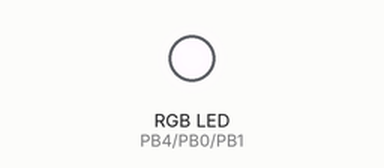
This sketch was run on a simulated ATtiny85, built with avr-gcc and run on an emulated ATtiny85. On the bench: an RGB LED mixed from three pins (HIGH = lit).

Above: at 0.15 s.
At 9.15 s:
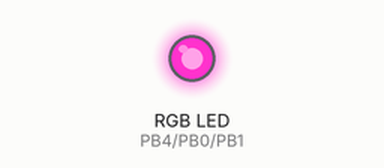
At 18.16 s:
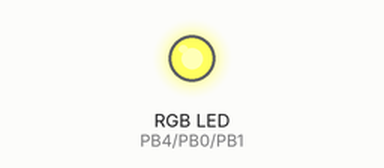
At 36.48 s:
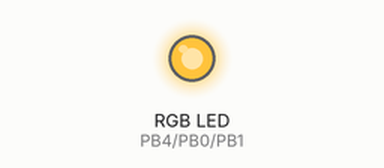
Timing chart, 0 to 40.0 s (numbered marks = the images above):
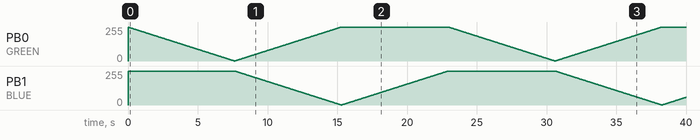

The sketch:

Trinket_miniBoard_LED_RGB_works.ino
```cpp
// Library to set Trinket to 16MHz
#include <avr/power.h>

const byte GREEN = 0;
const byte BLUE = 1;
const byte RED = 4;
const int delayTime = 30; // increase this value to increase the fading time between colors

void setup()
{
  // sets Trinket to 16MHz
  if (F_CPU == 16000000) clock_prescale_set(clock_div_1);

  PWM4_init();

  pinMode(GREEN, OUTPUT);
  pinMode(BLUE, OUTPUT);
  pinMode(RED, OUTPUT);

  digitalWrite(GREEN, HIGH);
  digitalWrite(BLUE, HIGH);
  digitalWrite(RED, HIGH);
}

int redVal;
int blueVal;
int greenVal;

void loop()
{
  redVal = 255; // choose a value between 1 and 255 to change the color.
  blueVal = 0;
  greenVal = 0;
  for(int i = 0; i < 255; i += 1) // fades out of red and into full (i = 255) green
  {
    greenVal += 1;
    redVal -= 1;
    analogWr(GREEN, 255 - greenVal);
    analogWr(RED, 255 - redVal);
    delay(delayTime);
  }

  redVal = 0;
  blueVal = 0;
  greenVal = 255;
  for(int i = 0; i < 255; i += 1)
  {
    blueVal += 1;
    greenVal -= 1;
    analogWr(BLUE, 255 - blueVal);
    analogWr(GREEN, 255 - greenVal);
    delay(delayTime);
  }

  redVal = 0;
  blueVal = 255;
  greenVal = 0;
  for(int i = 0; i < 255; i += 1)
  {
    redVal += 1;
    blueVal -= 1;
    analogWr(RED, 255 - redVal);
    analogWr(BLUE, 255 - blueVal);
    delay(delayTime);
  }
}

// Set up PWM on Trinket GPIO #4 (PB4, pin 3) using Timer 1
void PWM4_init() {
  TCCR1 = _BV (CS10); // no prescaler
  GTCCR = _BV (COM1B1) | _BV (PWM1B); // clear OC1B on compare
  OCR1B = 127; // duty cycle initialize to 50%
  OCR1C = 255; // frequency
}

// A single function to handle PWM any pin
void analogWr(int pin, uint8_t value) {
  if (pin == 4) {
    OCR1B = value; // The PWM duty value between 0 and 255 (0 to 100%)
  }
  else {
    analogWrite(pin, value);
  }
}
```
